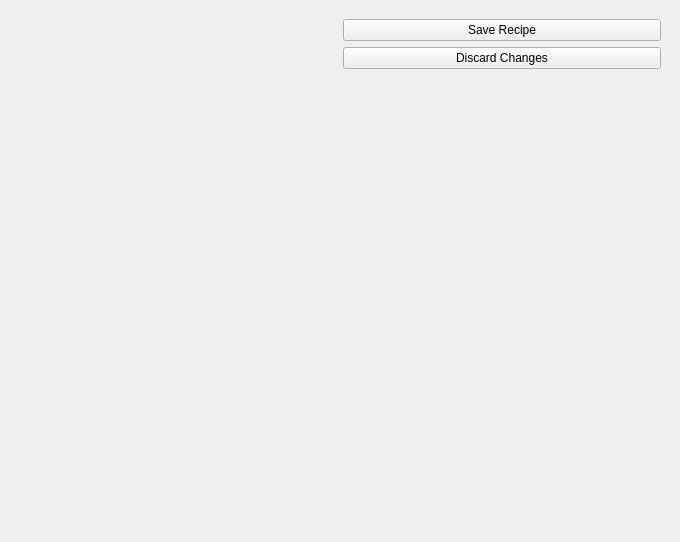
<?xml version="1.0" encoding="UTF-8"?>
<ui version="4.0">
 <class>CreateRecipeWindow</class>
 <widget class="QWidget" name="CreateRecipeWindow">
  <property name="geometry">
   <rect>
    <x>0</x>
    <y>0</y>
    <width>680</width>
    <height>542</height>
   </rect>
  </property>
  <property name="windowTitle">
   <string>CreateRecipeWindow</string>
  </property>
  <property name="styleSheet">
   <string notr="true">font: 12pt &quot;MS Shell Dlg 2&quot;;</string>
  </property>
  <layout class="QGridLayout" name="gridLayout">
   <item row="0" column="0">
    <layout class="QHBoxLayout" name="horizontalLayout">
     <property name="leftMargin">
      <number>8</number>
     </property>
     <property name="topMargin">
      <number>8</number>
     </property>
     <property name="rightMargin">
      <number>8</number>
     </property>
     <property name="bottomMargin">
      <number>8</number>
     </property>
     <item>
      <widget class="RecipeDetailsWidget" name="RecDetailsWidget" native="true">
       <property name="sizePolicy">
        <sizepolicy hsizetype="Minimum" vsizetype="Preferred">
         <horstretch>0</horstretch>
         <verstretch>0</verstretch>
        </sizepolicy>
       </property>
      </widget>
     </item>
     <item>
      <layout class="QVBoxLayout" name="verticalLayout">
       <item>
        <widget class="QPushButton" name="SaveRecipeButton">
         <property name="text">
          <string>Save Recipe</string>
         </property>
        </widget>
       </item>
       <item>
        <widget class="QPushButton" name="DiscardChangesButton">
         <property name="text">
          <string>Discard Changes</string>
         </property>
        </widget>
       </item>
       <item>
        <spacer name="verticalSpacer">
         <property name="orientation">
          <enum>Qt::Vertical</enum>
         </property>
         <property name="sizeHint" stdset="0">
          <size>
           <width>20</width>
           <height>40</height>
          </size>
         </property>
        </spacer>
       </item>
      </layout>
     </item>
    </layout>
   </item>
  </layout>
 </widget>
 <layoutdefault spacing="6" margin="11"/>
 <customwidgets>
  <customwidget>
   <class>RecipeDetailsWidget</class>
   <extends>QWidget</extends>
   <header>RecipeDetailsWidget.h</header>
   <container>1</container>
  </customwidget>
 </customwidgets>
 <resources/>
 <connections/>
</ui>
